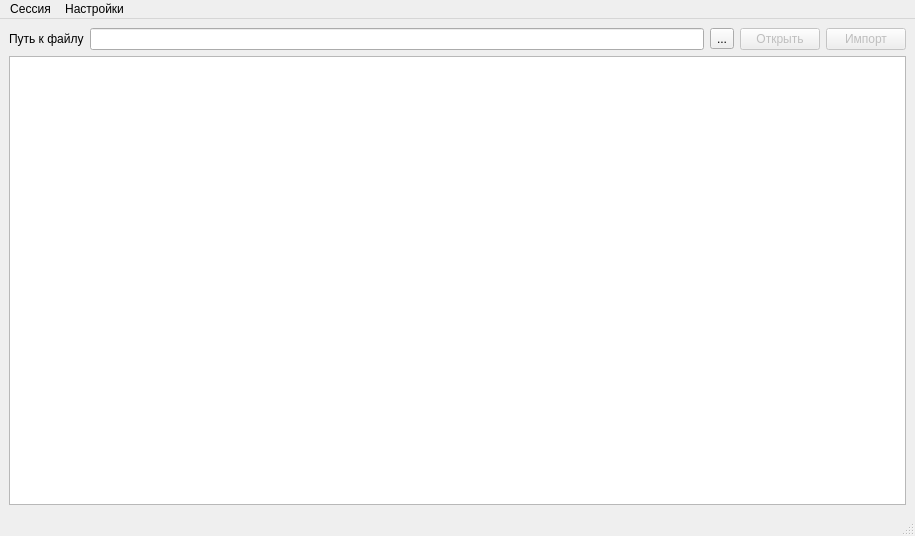
<?xml version="1.0" encoding="UTF-8"?>
<ui version="4.0">
 <class>MainWindow</class>
 <widget class="QMainWindow" name="MainWindow">
  <property name="geometry">
   <rect>
    <x>0</x>
    <y>0</y>
    <width>915</width>
    <height>536</height>
   </rect>
  </property>
  <property name="windowTitle">
   <string>Импорт COVID</string>
  </property>
  <widget class="QWidget" name="centralwidget">
   <layout class="QGridLayout" name="gridLayout">
    <item row="0" column="0">
     <widget class="QLabel" name="lblDBF">
      <property name="text">
       <string>Путь к файлу</string>
      </property>
     </widget>
    </item>
    <item row="0" column="1">
     <widget class="QLineEdit" name="edtDBFFileName">
      <property name="toolTip">
       <string>&lt;!DOCTYPE HTML PUBLIC &quot;-//W3C//DTD HTML 4.0//EN&quot; &quot;http://www.w3.org/TR/REC-html40/strict.dtd&quot;&gt;
&lt;html&gt;&lt;head&gt;&lt;meta name=&quot;qrichtext&quot; content=&quot;1&quot; /&gt;&lt;style type=&quot;text/css&quot;&gt;
p, li { white-space: pre-wrap; }
&lt;/style&gt;&lt;/head&gt;&lt;body style=&quot; font-family:'MS Shell Dlg 2'; font-size:8.25pt; font-weight:400; font-style:normal;&quot;&gt;
&lt;p style=&quot; margin-top:0px; margin-bottom:0px; margin-left:0px; margin-right:0px; -qt-block-indent:0; text-indent:0px;&quot;&gt;&lt;span style=&quot; font-size:8pt;&quot;&gt;Укажите местонахождение файла&lt;/span&gt;&lt;span style=&quot; font-size:8pt; font-weight:600;&quot;&gt; spr18.dbf &lt;/span&gt;&lt;span style=&quot; font-size:8pt;&quot;&gt;в формате, определенном Положением о порядке информационного обмена в системе обязательного медицинского страхования на территории Краснодарского края Версии 8.0&lt;/span&gt;&lt;/p&gt;&lt;/body&gt;&lt;/html&gt;</string>
      </property>
     </widget>
    </item>
    <item row="0" column="2">
     <widget class="QToolButton" name="btnSelectDBFFile">
      <property name="text">
       <string>...</string>
      </property>
     </widget>
    </item>
    <item row="0" column="3">
     <widget class="QPushButton" name="btnProcessDBF">
      <property name="enabled">
       <bool>false</bool>
      </property>
      <property name="text">
       <string>Открыть</string>
      </property>
     </widget>
    </item>
    <item row="0" column="4">
     <widget class="QPushButton" name="btnImport">
      <property name="enabled">
       <bool>false</bool>
      </property>
      <property name="text">
       <string>Импорт</string>
      </property>
     </widget>
    </item>
    <item row="1" column="0" colspan="5">
     <widget class="QSplitter" name="splitter">
      <property name="orientation">
       <enum>Qt::Vertical</enum>
      </property>
      <property name="childrenCollapsible">
       <bool>false</bool>
      </property>
      <widget class="CInDocTableView" name="tblDBF"/>
     </widget>
    </item>
   </layout>
  </widget>
  <widget class="QMenuBar" name="menubar">
   <property name="geometry">
    <rect>
     <x>0</x>
     <y>0</y>
     <width>915</width>
     <height>21</height>
    </rect>
   </property>
   <widget class="QMenu" name="menuFile">
    <property name="title">
     <string>Сессия</string>
    </property>
    <addaction name="actLogin"/>
    <addaction name="actLogout"/>
    <addaction name="separator"/>
    <addaction name="actQuit"/>
   </widget>
   <widget class="QMenu" name="menuPreferences">
    <property name="title">
     <string>Настройки</string>
    </property>
    <addaction name="actConnection"/>
    <addaction name="actDecor"/>
    <addaction name="actPreferences"/>
   </widget>
   <addaction name="menuFile"/>
   <addaction name="menuPreferences"/>
  </widget>
  <widget class="QStatusBar" name="statusbar"/>
  <action name="actLogin">
   <property name="text">
    <string>Подключиться к базе данных</string>
   </property>
  </action>
  <action name="actLogout">
   <property name="text">
    <string>Отключиться от базы данных</string>
   </property>
  </action>
  <action name="actQuit">
   <property name="text">
    <string>Закрыть программу</string>
   </property>
  </action>
  <action name="actConnection">
   <property name="text">
    <string>База данных</string>
   </property>
  </action>
  <action name="actDecor">
   <property name="text">
    <string>Внешний вид</string>
   </property>
  </action>
  <action name="actPreferences">
   <property name="text">
    <string>Умолчания</string>
   </property>
  </action>
 </widget>
 <customwidgets>
  <customwidget>
   <class>CInDocTableView</class>
   <extends>QTableView</extends>
   <header>library/InDocTable.h</header>
  </customwidget>
 </customwidgets>
 <resources/>
 <connections/>
</ui>
